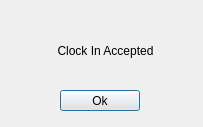
<?xml version="1.0" encoding="UTF-8"?>
<ui version="4.0">
 <class>popUpWindow</class>
 <widget class="QDialog" name="popUpWindow">
  <property name="geometry">
   <rect>
    <x>0</x>
    <y>0</y>
    <width>203</width>
    <height>127</height>
   </rect>
  </property>
  <property name="windowTitle">
   <string>Dialog</string>
  </property>
  <widget class="QLabel" name="label">
   <property name="geometry">
    <rect>
     <x>40</x>
     <y>30</y>
     <width>131</width>
     <height>41</height>
    </rect>
   </property>
   <property name="text">
    <string>Clock In Accepted</string>
   </property>
   <property name="alignment">
    <set>Qt::AlignCenter</set>
   </property>
  </widget>
  <widget class="QPushButton" name="acceptButton">
   <property name="geometry">
    <rect>
     <x>60</x>
     <y>90</y>
     <width>80</width>
     <height>21</height>
    </rect>
   </property>
   <property name="text">
    <string>Ok</string>
   </property>
  </widget>
 </widget>
 <resources/>
 <connections/>
</ui>
